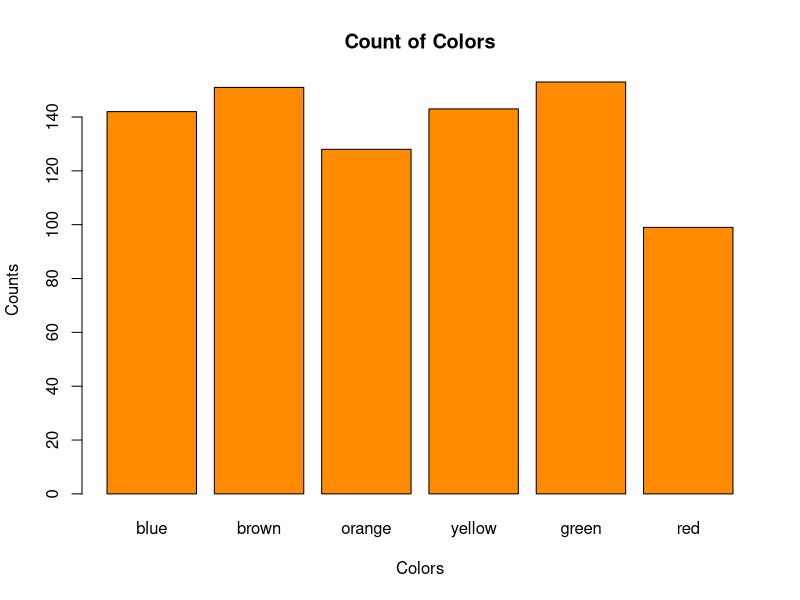
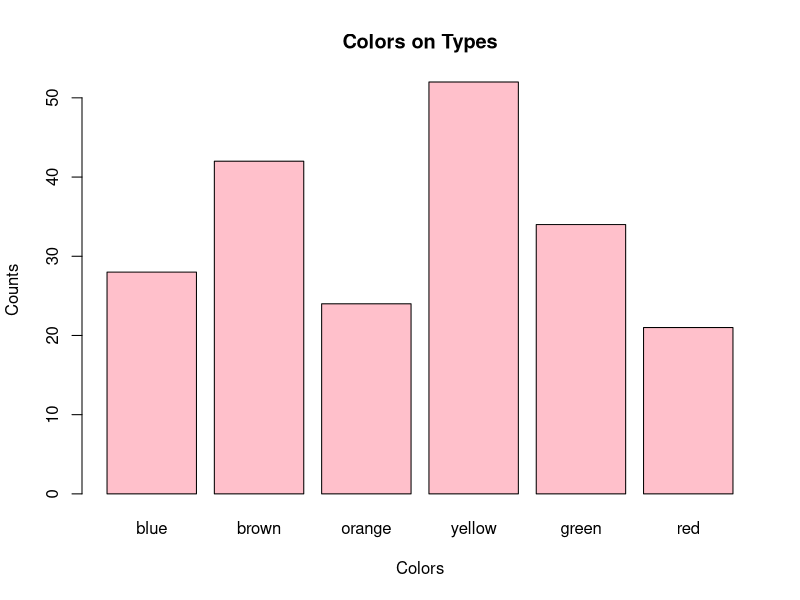
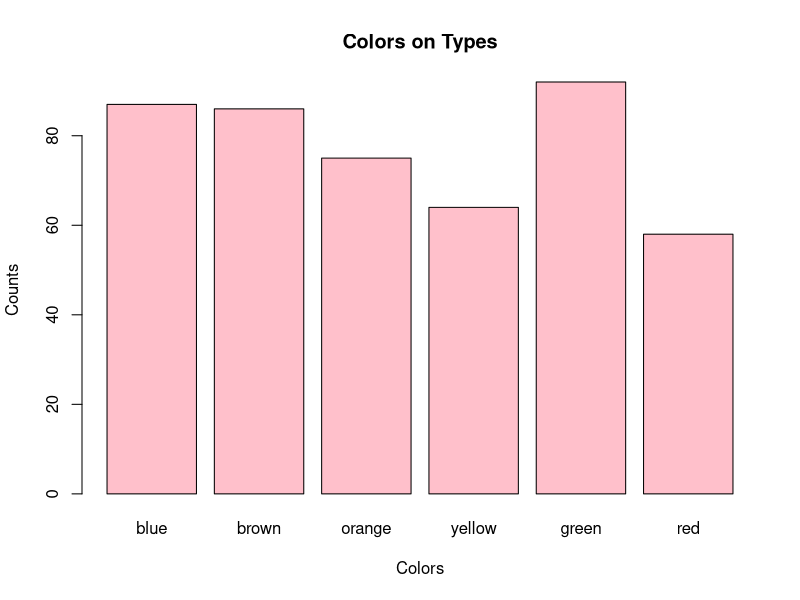
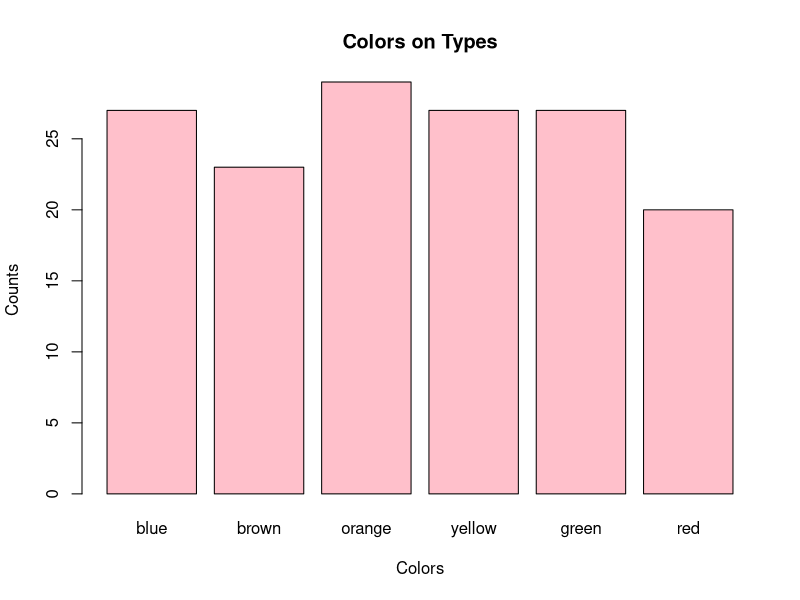

The R script that drew these images, in order:
setwd("/workspaces/r_dev_container/MnM5")
mnm <- read.csv("mms.csv")

colors <- unique(mnm$color)
colors

types <- unique(mnm$type)

## #1
## find the mean and standard deviation for diameter and mass using
## type, type+color

for(kind in types)
{
  avgw <- mean(mnm$mass[mnm$type == kind])
  avgs <- mean(mnm$diameter[mnm$type == kind])
  stdw <- sd(mnm$mass[mnm$type == kind])
  stds <- sd(mnm$diameter[mnm$type == kind])
  cat(kind, "\nmean weight:\t", avgw, "\nmean size:\t", avgs,
      "\nstd weight:", stdw, "\nstd size:", stds,"\n")

  cat("\n\n",kind,"color breakdown:\n")
  for(clr in colors)
  {
    tcaw <- mean(mnm$mass[mnm$type == kind & mnm$color == clr])
    tcas <- mean(mnm$diameter[mnm$type == kind & mnm$color == clr])
    tcstdw <- sd(mnm$mass[mnm$type == kind & mnm$color == clr])
    tcstds <- sd(mnm$diameter[mnm$type == kind & mnm$color == clr])
    cat(clr, "\nmean weight is:\t", tcaw, "\nmean size is:\t", tcas,
        "\nstd weight:", tcstdw,"\nstd size:", tcstds,"\n\n")
  }

}

## #2
## proportion of each type of color

## I don't need to subtract for the header, right?
mnm
## nope.. okay
total = nrow(mnm)
total

for(clr in colors)
{
  clrcnt = sum(mnm$color == clr)
  cat(clr, "appears",100 * clrcnt/total, "% of the time. (", clrcnt, "/", total, ")\n")
}


## #3 bar chart of #2

## some extra fuckery to get the height to accept it
counts <- numeric(length(colors))

## could have just gone back and modified 2, sure...

for(i in seq_along(colors))
{
  clr <- colors[i]
  counts[i] <- sum(mnm$color == clr)
}

barplot(counts, names.arg = colors, main = "Count of Colors", xlab = "Colors", ylab = "Counts", col = "darkorange")
## orange because it's the only color that doesn't get spelled out, so it seems fair...

## #4
## no, they're not. Oh, you want more... okay.. shit (where's tableau when I need it?!) [kidding, of course]

## type-color-count (interesting that numeric sets it to a vector...)

for(kind in types)
{
  i = 1
  for(clr in colors)
  {
    ## set the (row)column-vector to hold, reusing counts
    counts[i] <- sum(mnm$color == clr & mnm$type == kind)
    i <- i + 1 ## really, for all R has, it doesn't have ++ or +=?
  }
  barplot(counts, names.arg = colors, main = "Colors on Types", xlab = "Colors", ylab = "Counts", col = "pink")
}

## as I suspected, no... (I had an 18-bar plot, but, the counts on the different sizes fucked it up and the labeling
## was too difficult for me to figure out)


## #5 && #6
## are mnms of different type the same weight, hard no (recall #1)

for(kind in types)
{
  stdw <- sd(mnm$mass[mnm$type == kind])
  stds <- sd(mnm$diameter[mnm$type == kind])
  avg <- mean(mnm$mass[mnm$type == kind])
  imprint <- mean(mnm$diameter[mnm$type == kind])
  cat(kind, "\nweight:", stdw, "\nstd size:", stds,"\naverage weight:\t",avg,
      "\naverage size:", imprint,
      "\nstd weight / avg weight", stdw / avg,
      "\nstd size / average size", stds / imprint,
      "\n\n")
}

## fairly consistent plain M&Ms, but the other two vary quite a bit (should I have used variance?)


## #6 see above

## #7
